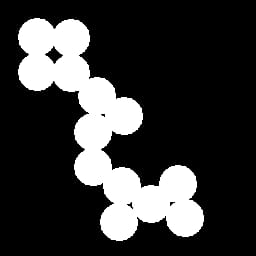
#> input picture test.jpeg, 256 x 256 px
$ python 'Filtre Passe-bas.py'
#> lines starting #> are read from the running program, lines starting #| are printed output that depends on the picture
import cv2
import numpy as np

img = cv2.imread("test.jpeg", 0)
#> img is the input picture: shape (256, 256); min 0, max 255, mean 55.2

f = np.fft.fft2(img)
fshift = np.fft.fftshift(f)

rows, cols = img.shape
#> rows = 256; cols = 256
crow, ccol = rows//2 , cols//2
#> crow = 128; ccol = 128

mask = np.zeros((rows, cols), np.uint8)
mask[crow-30:crow+30, ccol-30:ccol+30] = 1

fshift = fshift * mask

f_ishift = np.fft.ifftshift(fshift)
img_back = np.fft.ifft2(f_ishift)
img_back = np.abs(img_back)
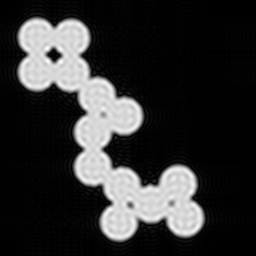
#> img_back: shape (256, 256) float64; min 0.00433, max 301.1, mean 58.1; drawn with min black and max white

cv2.imshow("Low Pass Filter", img_back / 255)
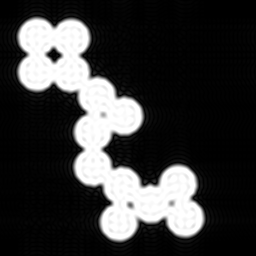
#> window 'Low Pass Filter': shape (256, 256); min 0, max 255, mean 56.7

cv2.waitKey(0)
cv2.destroyAllWindows()
